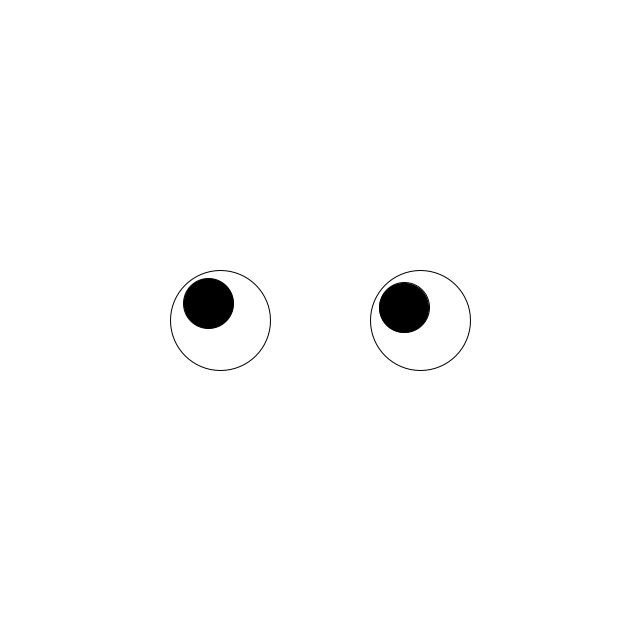
Frame 1 (no input)
Frame 60 (the mouse pressed at the canvas centre just before this capture): identical to frame 1, image omitted
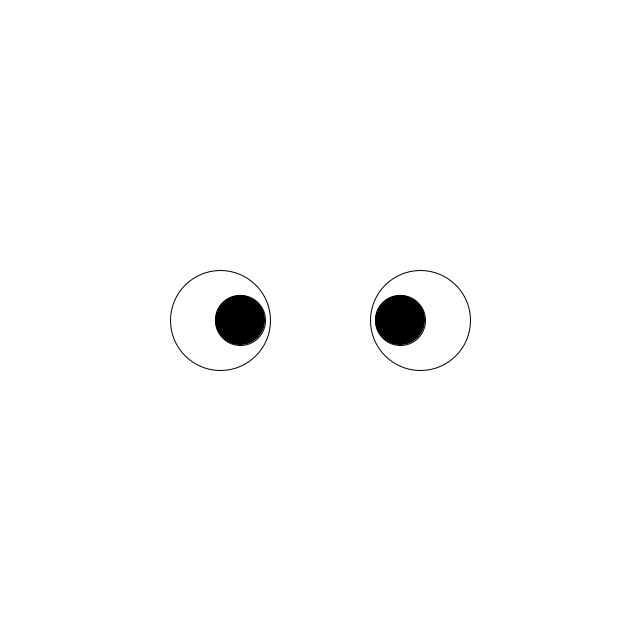
Frame 120 (the mouse held since frame 60 and released just before this capture)

The Processing sketch that drew these frames (run headless with seeded random() and noise(); from frame 60 on, the mouse is pressed at the canvas centre):

// Processing sketch: googlyEyes_OOP
// ── googlyEyes_OOP.pde
int x=0;
int y=0;

Eye eyes[] = new Eye[40];

void setup() {
  size(640, 640); 
  float angle = TWO_PI/eyes.length;
  for (int i=0; i<eyes.length; i++) {
    float x = cos(angle*i)*300 + width/2;
    float y = sin(angle*i)*300 + height/2;
    
    eyes[i] = new Eye(x, y, 40);
  }
}

void draw() {
  background(255);
  //draw the eyes
  drawEye(width/2-100, height/2);
  drawEye(width/2+100, height/2);
  //for (Eye e : eyes) {
  //  e.run();
  //}
}

void drawEye(int x, int y) {
  //draw the outline
  //push and pop the style so that it doesn't affect things later on
  pushStyle();
  noFill();
  ellipse(x, y, 100, 100);
  popStyle();

  //get the direction of the eye coords towards the X using subtraction
  int directionX = mouseX-x;
  int directionY = mouseY-y;

  //turn that into a PVector so we can use PVector functions such as mag and setMag
  PVector direction = new PVector(directionX, directionY);
  // if the length of the vector is longer than 20, clip it to 20
  if (direction.mag()>20)
    direction.setMag(20);

  //draw the pupil
  pushMatrix();
  translate(x, y);
  fill(0);
  ellipse(direction.x, direction.y, 50, 50);
  popMatrix();
}
// ── Eye.pde
class Eye {
  float x, y;
  PVector direction;
  int diameter;

  Eye(float _x, float _y, int diam) {
    x = _x;
    y = _y;
    diameter = diam;
    direction = new PVector();
  }

  void run() {
    update();
    display();
  }

  void update() {
    //get the direction of the eye coords towards the X using subtraction
    direction.x = mouseX-x;
    direction.y = mouseY-y;

    // if the length of the vector is longer than 20, clip it to 20
    if (direction.mag()>diameter*.2)
      direction.setMag(diameter*.2);
  }

  void display() {
    //draw the outline of the eye
    pushStyle();
    noFill();
    ellipse(x, y, diameter, diameter);
    popStyle();

    //draw the pupil
    pushMatrix();
    translate(x, y);
    fill(0);
    ellipse(direction.x, direction.y, diameter/2, diameter/2);
    popMatrix();
  }
}
